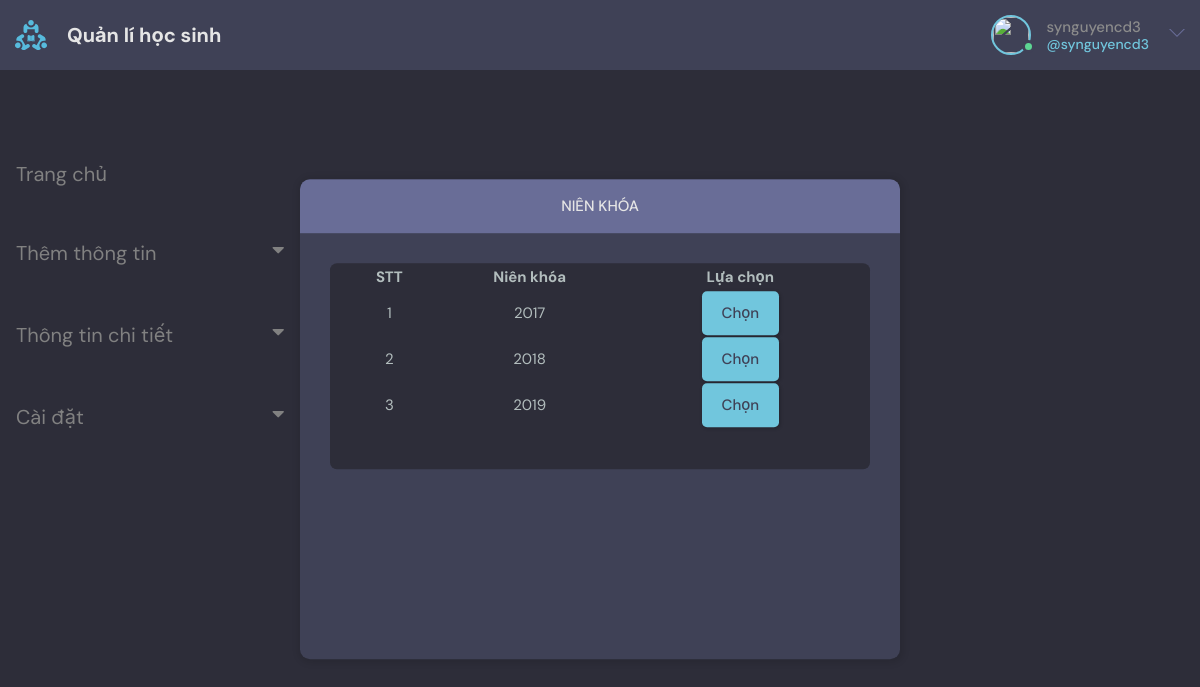
Page /nienkhoa/ (signed in) on the committed database.
### base/models.py (models this page shows, shortened)
class Age(models.Model):
    year = models.CharField(max_length=200, unique=True)
    max_age = models.IntegerField(null=False)
    min_age = models.IntegerField(null=False)

### base/views.py (the view)
def nienkhoa(request):
    form = YearForm()
    age = Age.objects.all()
    context = {
        'form': form,
        'age': age
    }
    return render(request, 'base/nienkhoa.html', context=context)

### base/templates/base/nienkhoa.html
{% extends 'main.html' %}
{% block content %}
    <main class = 'auth layout'>
        <div class = 'container'>
            {% include 'base/topics_component.html' %}
                <div class= 'layout__box'>
                    <div class= 'layout__boxHeader'>
                        <div class = 'layout__boxTitle'>
                            <h3>Niên khóa</h3>
                        </div>
                    </div>
                    <div class = 'layout__body'>
                        <div class="threads scroll">
                        <table class="table table-sm" style="width: 100%">
                            <tr>
                                <th>STT</th>
                                <th>Niên khóa</th>
                                <th>Lựa chọn</th>
                            </tr>
                            {% for i in age %}
                                <tr>
                                    <td>{{ forloop.counter }}</td>
                                    <td>{{i.year}}</td>
                                    <td>
                                        <a href="{% url 'lapDSlop' i.id %}" class="btn btn--main">Chọn</a>
                                    </td>
                                </tr>
                            {% endfor %}
                        </table>
                        </div>
                    </div>
                </div>
        </div>
    </main>
{% endblock content %}

### templates/navbar.html (shortened to what this page needs)
{% load static %}
<header class="header header--loggedIn">
    <div class="container">
        <a href="{% url 'home' %}" class="header__logo">
            <img src="{% static 'images/logo.svg' %}" />
            <h1>Quản lí học sinh</h1>
        </a>
        <nav class="header__menu">
            {% if request.user.is_authenticated %}
            <div class="header__user">
                <a href=" url 'update-user' ">
                    <div class="avatar avatar--medium active">
                        <img src="{{request.user.avatar.url}}" />
                    </div>
                    <p>{{request.user.username}} <span>@{{request.user.username}}</span></p>
                </a>
                <button class="dropdown-button">
                    <svg version="1.1" xmlns="http://www.w3.org/2000/svg" width="32" height="32" viewBox="0 0 32 32">
                        <title>chevron-down</title>
                        <path d="M16 21l-13-13h-3l16 16 16-16h-3l-13 13z"></path>
                    </svg>
                </button>
            </div>
            {% else %}
            <a href="{% url 'login' %}">
                <img src="{% static 'images/avatar.svg' %}" />
                <p>Login</p>
            </a>
            {% endif %}
        </nav>
    </div>
</header>

### static/styles/style.css (style rules this page uses)
:root { --color-main: #71c6dd; --color-main-light: #e1f6fb; --color-dark: #3f4156; --color-dark-medium: #51546e; --color-dark-light: #696d97; --color-light: #e5e5e5; --color-gray: #8b8b8b; --color-light-gray: #b2bdbd; --color-bg: #2d2d39; --color-success: #5dd693; --color-error: #fc4b0b; }
* { font-family: "DM Sans", -apple-system, BlinkMacSystemFont, "Segoe UI", Roboto, Oxygen, Ubuntu, Cantarell, "Open Sans", "Helvetica Neue", sans-serif; margin: 0; padding: 0; box-sizing: border-box; text-rendering: optimizeLegibility; font-size: inherit; }
html { font-size: 56.25%; }
@media only screen and (min-width: 1200px) { html { font-size: 62.5%; } }
body { line-height: 1.6; font-weight: 400; font-size: 1.5rem; color: var(--color-light-gray); background-color: var(--color-bg); min-height: 100vh; }
img { width: 100%; }
a { display: inline-block; color: var(--color-main); text-decoration: none; }
.container { max-width: 120rem; width: 100%; margin: auto; }
.btn { background-color: transparent; border: none; display: inline-flex; align-items: center; gap: 1rem; cursor: pointer; transition: all ease-in-out 0.3s; padding: 1rem 2rem; border-radius: 5px; box-shadow: 1px 1px 3px 1px rgba(0, 0, 0, 0.15); font-weight: 500; }
.btn--main { background-color: var(--color-main); color: var(--color-dark); }
.avatar { position: relative; display: inline-block; border-radius: 50%; border: 2px solid var(--color-main); }
.avatar img { display: block; border-radius: 50%; object-fit: cover; object-position: center; }
.avatar::after { content: ""; display: block; position: absolute; background-color: var(--color-gray); z-index: 111; border-radius: 50%; border: 0.3rem solid var(--color-dark); }
.avatar.active::after { background-color: var(--color-success); }
.avatar.avatar--medium img { width: 3.6rem; height: 3.6rem; border-radius: 50%; }
.avatar.avatar--medium:after { width: 0.7rem; height: 0.7rem; bottom: 0px; right: -6px; }
.header { padding: 1.5rem; background-color: var(--color-dark); }
.header > .container { display: flex; gap: 9.5rem; }
.header__logo, .header__user { display: flex; gap: 2rem; align-items: center; }
.header__logo > img { height: 3.2rem; width: 3.2rem; }
.header__logo > h1 { font-weight: 700; font-size: 2rem; color: var(--color-light); }
.header__menu { margin-left: auto; position: relative; }
.header__menu a { display: flex; gap: 1.5rem; align-items: center; font-weight: 500; text-decoration: none; color: var(--color-gray); }
.header__menu img { height: 3.6rem; }
.header__menu p { line-height: 1.2; }
.header__menu span { color: var(--color-main); font-weight: 500; font-size: 1.4rem; display: block; }
.header__menu svg { width: 1.6rem; height: 1.6rem; fill: var(--color-dark-light); }
.dropdown-button { background: transparent; border: 0; outline: 0; cursor: pointer; }
.layout { margin-top: 2.4rem; }
.layout > .container { display: flex; justify-content: space-between; align-items: flex-start; }
.layout__box { width: 90%; width: 60rem; height: 48rem; position: absolute; top: 50%; left: 50%; transform: translate(-50%, -46%); background-color: var(--color-dark); border-radius: 1rem; box-shadow: 1px 1px 6px 3px rgba(0, 0, 0, 0.1); overflow: hidden; }
table, td, th { border: 0px solid black; }
th,td { padding-top: 0px; padding-bottom: 0px; padding-left: 0px; padding-right: 0px; text-align: center; }
.layout__boxHeader { display: flex; padding: 1.5rem; background-color: var(--color-dark-light); }
.layout__boxTitle { display: flex; gap: 1.5rem; align-items: center; }
.layout__boxTitle h3 { text-transform: uppercase; font-weight: 500; color: var(--color-light); }
.layout__body { margin: 3rem; }
.auth .layout__boxHeader { text-align: center; justify-content: center; }
.threads { width: 54rem; max-height: 35rem; background: var(--color-bg); border-radius: 0.7rem; overflow-y: scroll; height: 100%; padding: 0 2rem 4rem 2rem; }

### base/templates/base/topics_component.html (style rules this page uses)
.active { color: white; }

### rows in the picture
Age: year "2017"
Age: year "2018"
Age: year "2019"

### other values in the picture
{{ request.user.username }} "synguyencd3"
